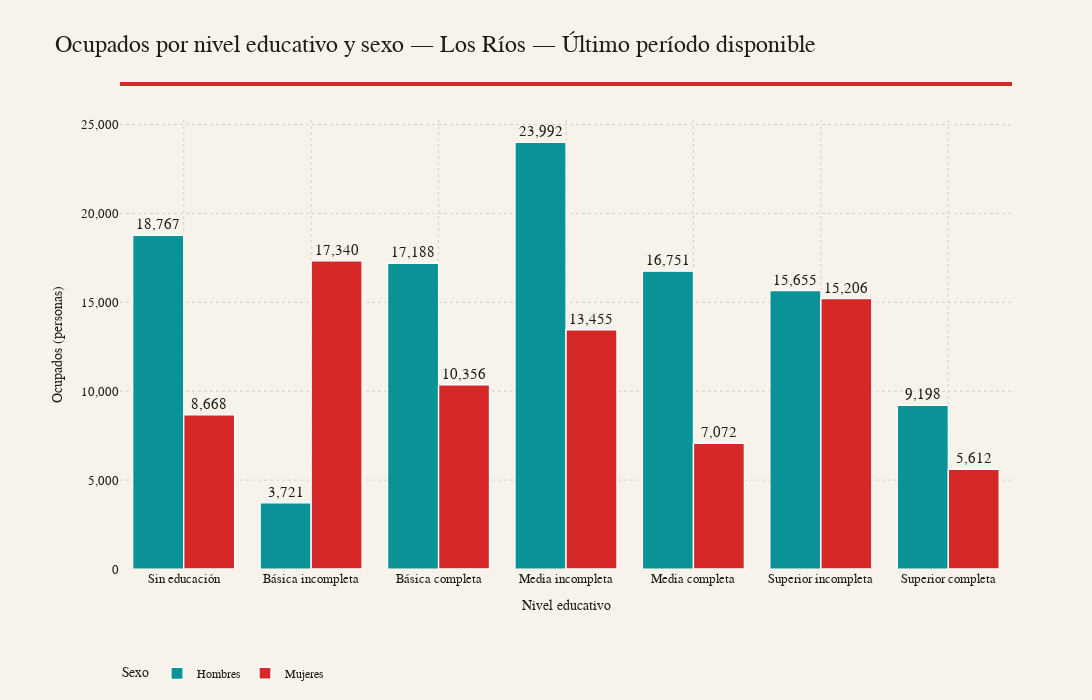

Write notebook code for a chart like this one.
### Markdown cell above
## Próximos pasos
- Opcional: integrar heatmap y ranking en `docs/index.html` con selectores de período.
- Agregar control para filtrar por sector económico si la fuente lo permite.
- Sustituir dataset sintético por fuente oficial (ENAE/INE) y verificar taxonomías.

### Code cell
# 15) Ocupados por nivel educativo y sexo — Región de Los Ríos (último período)
region_name = 'Los Ríos'
base_lr = df[(df['region']==region_name) & (df['trimestre']==ultimo_trimestre)].copy()
if base_lr.empty:
    raise ValueError(f'No hay datos para {region_name} en {ultimo_trimestre}')

# Asegurar totales e integer
base_lr['ocupados_totales'] = base_lr['ocupados_totales'].astype(int)

bar_highlight_color = "#d62828"
bar_neutral_color = "#0a9396"
bar_background_color = "#f7f2ea"
bar_grid_color = "#d9d3c5"
bar_text_color = "#1e1b18"
bar_font_family = "Georgia, serif"

sexo_color_map = {
    'Mujeres': bar_highlight_color,
    'Hombres': bar_neutral_color,
}

fig_lr = px.bar(
    base_lr,
    x='nivel_educativo',
    y='ocupados_totales',
    color='sexo',
    barmode='group',
    category_orders={'nivel_educativo': EDU_ORDER},
    color_discrete_map=sexo_color_map,
    text='ocupados_totales',
    hover_data={'ocupados_totales': ':,.0f'},
    labels={'nivel_educativo': 'Nivel educativo', 'ocupados_totales': 'Ocupados (personas)', 'sexo': 'Sexo'}
)

fig_lr.update_traces(
    texttemplate='%{text:,.0f}',
    textposition='outside',
    marker_line=dict(color='#ffffff', width=1.2),
    opacity=1.0
)

fig_lr.update_traces(
    selector=dict(name='Mujeres'),
    marker_line=dict(color='#ffffff', width=1.4)
)

underline_y = 1.08

fig_lr.update_layout(
    template='plotly_white',
    title=dict(
        text=f"Ocupados por nivel educativo y sexo — {region_name} — Último período disponible",
        font=dict(family=bar_font_family, size=24, color=bar_text_color),
        x=0.05,
        y=0.95
    ),
    font=dict(family=bar_font_family, size=15, color=bar_text_color),
    plot_bgcolor=bar_background_color,
    paper_bgcolor=bar_background_color,
    margin=dict(l=120, r=80, t=120, b=120),
    hoverlabel=dict(bgcolor='#ffffff', font=dict(family=bar_font_family, color=bar_text_color)),
    width=1100,
    height=700,
    legend=dict(
        orientation='h',
        x=0.0,
        y=-0.2,
        font=dict(family=bar_font_family, size=12, color=bar_text_color),
        bgcolor='rgba(0,0,0,0)'
    ),
    shapes=[
        dict(
            type='line',
            x0=0.0,
            x1=1.0,
            y0=underline_y,
            y1=underline_y,
            xref='paper',
            yref='paper',
            line=dict(color=bar_highlight_color, width=4)
        )
    ]
)

fig_lr.update_traces(
    hovertemplate="<b>%{x}</b><br>Sexo: %{legendgroup}<br>Ocupados: %{y:,.0f}<extra></extra>"
)

fig_lr.update_xaxes(
    title=dict(text='Nivel educativo', font=dict(family=bar_font_family, size=14, color=bar_text_color)),
    tickfont=dict(family=bar_font_family, size=13, color=bar_text_color),
    showgrid=True,
    gridcolor=bar_grid_color,
    griddash='dot',
    zeroline=False
)

fig_lr.update_yaxes(
    title=dict(text='Ocupados (personas)', font=dict(family=bar_font_family, size=14, color=bar_text_color)),
    tickfont=dict(family=bar_font_family, size=13, color=bar_text_color),
    showgrid=True,
    gridcolor=bar_grid_color,
    griddash='dot',
    zeroline=False,
    tickformat=',d'
)

fig_lr.show()

# Export JSON para web (se mantiene el campo periodo para trazabilidad interna)
lr_records = (base_lr[['nivel_educativo','sexo','ocupados_totales']]
              .assign(periodo=ultimo_trimestre)
              .to_dict(orient='records'))
save_json({'region': region_name, 'periodo': ultimo_trimestre, 'records': lr_records, 'units': 'persons'},
          DOCS_DATA / 'ocupados_edu_sexo_los_rios.json')
          
print('✔️ JSON exportado:', DOCS_DATA / 'ocupados_edu_sexo_los_rios.json')

### Figure 1 — Plotly figure (JSON) as saved in the notebook; plotly's stock layout.template omitted (floating-point values rounded to 4 significant figures)
{"data": [{"alignmentgroup": "True", "hovertemplate": "<b>%{x}</b><br>Sexo: %{legendgroup}<br>Ocupados: %{y:,.0f}<extra></extra>", "legendgroup": "Hombres", "marker": {"color": "#0a9396", "line": {"color": "#ffffff", "width": 1.2}, "pattern": {"shape": ""}}, "name": "Hombres", "offsetgroup": "Hombres", "opacity": 1, "orientation": "v", "showlegend": true, "text": [18770.0, 3721.0, 17190.0, 23990.0, 16750.0, 15660.0, 9198.0], "textposition": "outside", "texttemplate": "%{text:,.0f}", "type": "bar", "x": ["Sin educación", "Básica incompleta", "Básica completa", "Media incompleta", "Media completa", "Superior incompleta", "Superior completa"], "xaxis": "x", "y": [18767, 3721, 17188, 23992, 16751, 15655, 9198], "yaxis": "y"}, {"alignmentgroup": "True", "hovertemplate": "<b>%{x}</b><br>Sexo: %{legendgroup}<br>Ocupados: %{y:,.0f}<extra></extra>", "legendgroup": "Mujeres", "marker": {"color": "#d62828", "line": {"color": "#ffffff", "width": 1.4}, "pattern": {"shape": ""}}, "name": "Mujeres", "offsetgroup": "Mujeres", "opacity": 1, "orientation": "v", "showlegend": true, "text": [8668.0, 17340.0, 10360.0, 13460.0, 7072.0, 15210.0, 5612.0], "textposition": "outside", "texttemplate": "%{text:,.0f}", "type": "bar", "x": ["Sin educación", "Básica incompleta", "Básica completa", "Media incompleta", "Media completa", "Superior incompleta", "Superior completa"], "xaxis": "x", "y": [8668, 17340, 10356, 13455, 7072, 15206, 5612], "yaxis": "y"}], "layout": {"barmode": "group", "font": {"color": "#1e1b18", "family": "Georgia, serif", "size": 15}, "height": 700, "hoverlabel": {"bgcolor": "#ffffff", "font": {"color": "#1e1b18", "family": "Georgia, serif"}}, "legend": {"bgcolor": "rgba(0,0,0,0)", "font": {"color": "#1e1b18", "family": "Georgia, serif", "size": 12}, "orientation": "h", "title": {"text": "Sexo"}, "tracegroupgap": 0, "x": 0, "y": -0.2}, "margin": {"b": 120, "l": 120, "r": 80, "t": 120}, "paper_bgcolor": "#f7f2ea", "plot_bgcolor": "#f7f2ea", "shapes": [{"line": {"color": "#d62828", "width": 4}, "type": "line", "x0": 0, "x1": 1, "xref": "paper", "y0": 1.08, "y1": 1.08, "yref": "paper"}], "title": {"font": {"color": "#1e1b18", "family": "Georgia, serif", "size": 24}, "text": "Ocupados por nivel educativo y sexo — Los Ríos — Último período disponible", "x": 0.05, "y": 0.95}, "width": 1100, "xaxis": {"anchor": "y", "categoryarray": ["Sin educación", "Básica incompleta", "Básica completa", "Media incompleta", "Media completa", "Superior incompleta", "Superior completa"], "categoryorder": "array", "domain": [0, 1], "gridcolor": "#d9d3c5", "griddash": "dot", "showgrid": true, "tickfont": {"color": "#1e1b18", "family": "Georgia, serif", "size": 13}, "title": {"font": {"color": "#1e1b18", "family": "Georgia, serif", "size": 14}, "text": "Nivel educativo"}, "zeroline": false}, "yaxis": {"anchor": "x", "domain": [0, 1], "gridcolor": "#d9d3c5", "griddash": "dot", "showgrid": true, "tickfont": {"color": "#1e1b18", "family": "Georgia, serif", "size": 13}, "tickformat": ",d", "title": {"font": {"color": "#1e1b18", "family": "Georgia, serif", "size": 14}, "text": "Ocupados (personas)"}, "zeroline": false}}}
